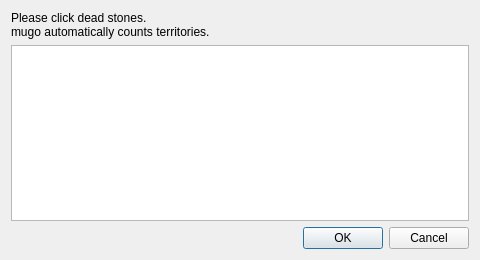
<?xml version="1.0" encoding="UTF-8"?>
<ui version="4.0">
 <class>CountTerritoryDialog</class>
 <widget class="QDialog" name="CountTerritoryDialog">
  <property name="geometry">
   <rect>
    <x>0</x>
    <y>0</y>
    <width>480</width>
    <height>260</height>
   </rect>
  </property>
  <property name="windowTitle">
   <string>Score</string>
  </property>
  <layout class="QVBoxLayout" name="verticalLayout">
   <item>
    <widget class="QLabel" name="label">
     <property name="text">
      <string>Please click dead stones. 
mugo automatically counts territories.</string>
     </property>
    </widget>
   </item>
   <item>
    <widget class="QPlainTextEdit" name="scoreTextEdit">
     <property name="readOnly">
      <bool>true</bool>
     </property>
    </widget>
   </item>
   <item>
    <widget class="QDialogButtonBox" name="buttonBox">
     <property name="orientation">
      <enum>Qt::Horizontal</enum>
     </property>
     <property name="standardButtons">
      <set>QDialogButtonBox::Cancel|QDialogButtonBox::Ok</set>
     </property>
    </widget>
   </item>
  </layout>
 </widget>
 <resources/>
 <connections>
  <connection>
   <sender>buttonBox</sender>
   <signal>accepted()</signal>
   <receiver>CountTerritoryDialog</receiver>
   <slot>accept()</slot>
   <hints>
    <hint type="sourcelabel">
     <x>248</x>
     <y>254</y>
    </hint>
    <hint type="destinationlabel">
     <x>157</x>
     <y>274</y>
    </hint>
   </hints>
  </connection>
  <connection>
   <sender>buttonBox</sender>
   <signal>rejected()</signal>
   <receiver>CountTerritoryDialog</receiver>
   <slot>reject()</slot>
   <hints>
    <hint type="sourcelabel">
     <x>316</x>
     <y>260</y>
    </hint>
    <hint type="destinationlabel">
     <x>286</x>
     <y>274</y>
    </hint>
   </hints>
  </connection>
 </connections>
</ui>
